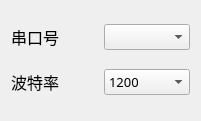
   <widget class="QWidget" name="layoutWidget">
    <property name="geometry">
     <rect>
      <x>1120</x>
      <y>250</y>
      <width>201</width>
      <height>121</height>
     </rect>
    </property>
    <layout class="QGridLayout" name="gridLayout_2">
     <item row="0" column="0">
      <widget class="QLabel" name="label_3">
       <property name="font">
        <font>
         <family>黑体</family>
         <pointsize>12</pointsize>
        </font>
       </property>
       <property name="text">
        <string>串口号</string>
       </property>
      </widget>
     </item>
     <item row="1" column="0">
      <widget class="QLabel" name="label_4">
       <property name="font">
        <font>
         <family>黑体</family>
         <pointsize>12</pointsize>
        </font>
       </property>
       <property name="text">
        <string>波特率</string>
       </property>
      </widget>
     </item>
     <item row="1" column="1">
      <widget class="QComboBox" name="baudrateBox">
       <property name="font">
        <font>
         <family>黑体</family>
         <pointsize>10</pointsize>
         <weight>50</weight>
         <bold>false</bold>
        </font>
       </property>
       <item>
        <property name="text">
         <string>1200</string>
        </property>
       </item>
       <item>
        <property name="text">
         <string>4800</string>
        </property>
       </item>
       <item>
        <property name="text">
         <string>9600</string>
        </property>
       </item>
       <item>
        <property name="text">
         <string>14400</string>
        </property>
       </item>
       <item>
        <property name="text">
         <string>19200</string>
        </property>
       </item>
       <item>
        <property name="text">
         <string>38400</string>
        </property>
       </item>
       <item>
        <property name="text">
         <string>43000</string>
        </property>
       </item>
       <item>
        <property name="text">
         <string>57600</string>
        </property>
       </item>
       <item>
        <property name="text">
         <string>76800</string>
        </property>
       </item>
       <item>
        <property name="text">
         <string>115200</string>
        </property>
       </item>
       <item>
        <property name="text">
         <string>128000</string>
        </property>
       </item>
       <item>
        <property name="text">
         <string>230400</string>
        </property>
       </item>
       <item>
        <property name="text">
         <string>256000</string>
        </property>
       </item>
       <item>
        <property name="text">
         <string>460800</string>
        </property>
       </item>
       <item>
        <property name="text">
         <string>921600</string>
        </property>
       </item>
       <item>
        <property name="text">
         <string>1000000</string>
        </property>
       </item>
      </widget>
     </item>
     <item row="0" column="1">
      <widget class="QComboBox" name="portNameBox">
       <property name="font">
        <font>
         <family>黑体</family>
         <pointsize>10</pointsize>
         <weight>50</weight>
         <bold>false</bold>
        </font>
       </property>
      </widget>
     </item>
    </layout>
   </widget>
